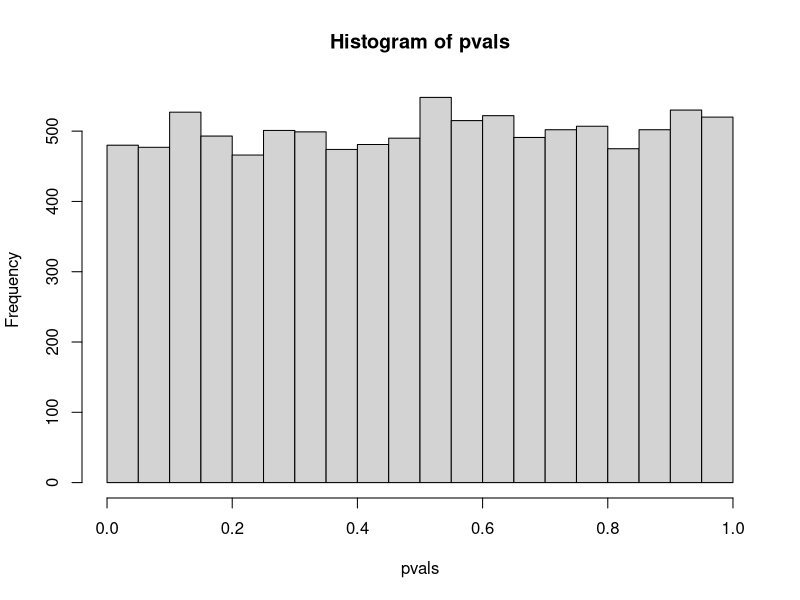

Source code (R):
## ---- chunk 1
set.seed(1)

before_treatment <- rnorm(10, mean = 150, sd = 10)

after_treatment <- rnorm(10, mean = 150, sd = 10)

result <- t.test(before_treatment, after_treatment, paired = TRUE, alternative = 'greater')
result
## ---- chunk 2
result$p.value
## ---- chunk 3
set.seed(1)

pvals = numeric(10000) # do the simulation 10, 000 times

for (i in 1:10000){
      before_treatment <- rnorm(10, mean = 150, sd = 10)
      after_treatment <- rnorm(10, mean = 150, sd = 10)
      pvals[i] = t.test(before_treatment, after_treatment, paired = TRUE, alternative = 'greater')$p.value
}
## ---- chunk 4
pvals
## ---- chunk 5
hist(pvals, breaks=30)
